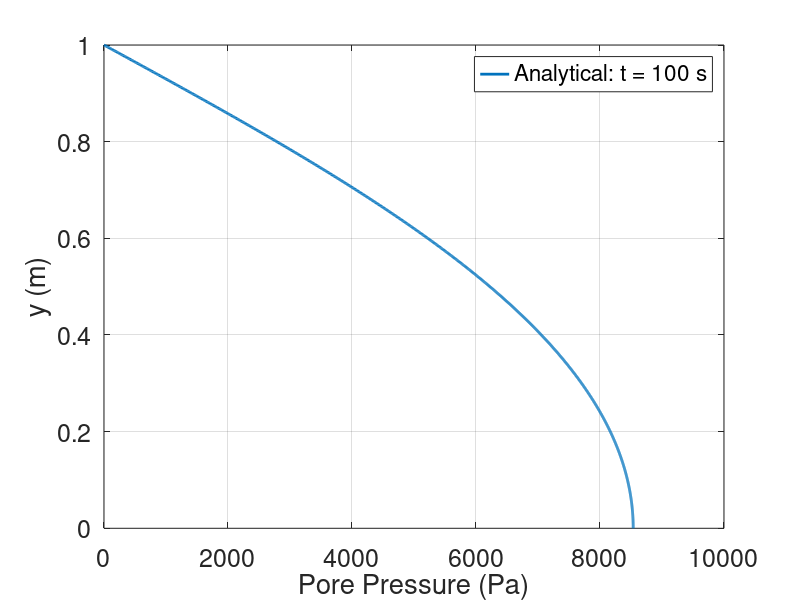

Write the MATLAB code that produced this figure.
%% ****************** TERZAGHI 1D CONSOLIDATION PROBLEM *******************

% Author: Danilo Cavalcanti
% July 2023

% References:
% Nguyen, Vinh Phu, Haojie Lian, Timon Rabczuk, and Stéphane Bordas.
% "Modelling Hydraulic Fractures in Porous Media Using Flow Cohesive
% Interface Elements.” Engineering Geology, Special Issue: Characterisation
% of Fractures in Rock: from Theory to Practice (ROCKFRAC), 
% 225 (July 20, 2017): 68–82. https://doi.org/10.1016/j.enggeo.2017.04.010.
%
% Segura, J. M., and I. Carol. 
% “Coupled HM Analysis Using Zero-Thickness Interface Elements with 
% Double Nodes—Part II: Verification and Application.” International 
% Journal for Numerical and Analytical Methods in Geomechanics 32, 
% no. 18 (2008): 2103–23. https://doi.org/10.1002/nag.730.
%% ========================================================================

clear, clc,% close all

%% = Physical parameters ==================================================

% Solid parameters
E     = 1.0e6;              % Young's modulus (in Pa)
nu    = 0.3;                % Poisson's ratio (-)
n     = 0.3;                % Porosity (-)
k     = 1.15741e-12;        % Intrinsic permeability (in m^2)
Ks    = 1.0e25;             % Solid bulk modulus (in Pa)

% Fluid parameters
muf   = 1e-3;               % Fluid dynamic viscosity (Pa*s)

% Porous medium parameters
alpha = 1.0;                % Biot's coefficient
Sm    = 0.0;                % Storage coefficient
K     = E/3/(1-2*nu);       % Bulk modulus (Pa)
G     = E/2/(1+nu);         % Shear modulus (Pa)
mv    = 1 / ((4/3)*G + K);  % Confined compressibility (1/Pa)

% Consolidation coefficient
Cv    = k / (muf * (Sm + alpha*alpha * mv));    

%% = Problem parameters ===================================================

% Initial excess pore pressure (Pa)
p0    = 1.0e4;             

% Total thickness of the soil layer (m)
H     = 1;            

% Consolidation time (in seconds)        
% t     = [43, 100, 262, 302.5, 500];
t     = 100.0;

% Number of terms in the expansion
np    = 1000;

% Define depth intervals
dz    = 0.001;             % Depth increment (in meters)
z     = 0:dz:H;            % Depths within the soil layer
Z     = z/H;               % Normalized depth

%% = Terzaghi solution =================================================

% Initialize the figure for plotting
figure;
hold on

% Calculate the pore pressure profile
for i = 1:length(t)

    % Initialize the pressure vector
    p = zeros(size(z));

    % Calculate the time factor
    T = Cv * t(i) / (H^2);

    % Terzaghi's solution
    for j = 1:np
        M = pi/2*(2*j-1);
        p = p + 4/pi * ((-1)^(j-1)/(2*j-1)) * cos(M*Z) * exp(-M*M*T);
    end

    % Plot the pressure vector
    plot(p*p0, z/H, 'LineWidth', 2, ...
        'DisplayName', ['Analytical: t = ',num2str(t(i)), ' s']);

    % Print pressure at the bottom
    disp(['Pressure at the bottom edge: ', num2str(p0*p(1)) , ' Pa'])

end

% Figure formatting
xlabel('Pore Pressure (Pa)');
ylabel('y (m)');
set(gca,'FontSize',18)
grid on,box on; legend('Location','best');
